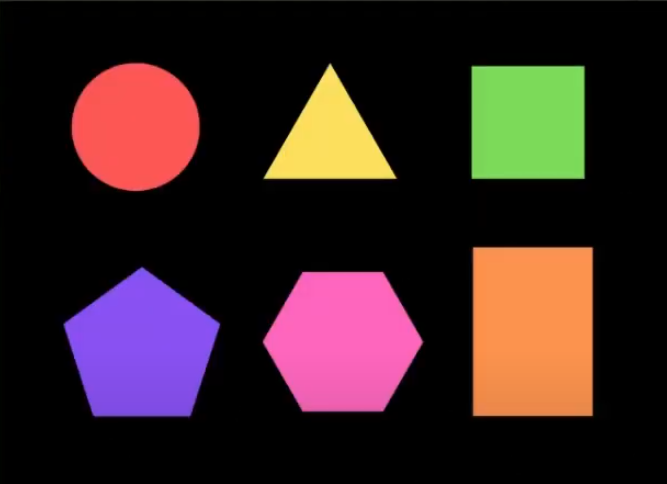
#> input picture OpenCV/Segmentación de Imágenes/Figuras.png, 667 x 484 px
$ python transformada_Hough.py
#> lines starting #> are read from the running program, lines starting #| are printed output that depends on the picture; after the words box and inside, x2 and y2 are one past the last pixel; in counts of white or black regions, pixels touching at a corner belong together
import cv2 as cv
import matplotlib.pyplot as plt
import numpy as np

def rectas(im):

    _, im = cv.threshold(im, 100, 255, cv.THRESH_BINARY)
    bordes = cv.Canny(im, 0, 255)

    dist_resolucion = 1
    angulo_resolucion = np.pi/180
    umbral = 50

    lineas = cv.HoughLines(bordes,dist_resolucion, angulo_resolucion, umbral)

    k = 3000

    im_lineas = np.zeros(im.shape)
    im_lineas = cv.merge((im_lineas,im_lineas,im_lineas))

    for linea in lineas:
        rho, theta = linea[0]

        dhat = np.array([[np.cos(theta)],[np.sin(theta)]])
        d = rho*dhat

        lhat = np.array([[-np.sin(theta)],[np.cos(theta)]])
        p1 = d + k*lhat
        p1 = p1.astype(int)
        p2 = d - k*lhat
        p2 = p2.astype(int)

        cv.line(im_lineas, (p1[0][0],p1[1][0]), (p2[0][0],p2[1][0]), (255,255,0), 10)

    plt.figure()

    plt.subplot(1,3,1)
    plt.imshow(im, cmap='gray')
    plt.title("Foto")

    plt.subplot(1,3,2)
    plt.imshow(bordes, cmap='gray')
    plt.title("Canny")

    plt.subplot(1,3,3)
    plt.imshow(im_lineas)
    plt.title("Lineas")


    plt.show()


def circulos(im):

    circulos = cv.HoughCircles(im,cv.HOUGH_GRADIENT, dp=1, minDist=600, param1=200, param2=15, minRadius=50, maxRadius=150)

    im_circulos = np.zeros(im.shape)
    im_circulos = cv.merge((im_circulos,im_circulos,im_circulos))

    for circulo in circulos[0,:]:

        centro = (int(circulo[0]), int(circulo[1]))
        radio = int(circulo[2])
        cv.circle(im_circulos, centro, radio, (255,255,0), 10)

    plt.figure()

    plt.subplot(1,2,1)
    plt.imshow(im, cmap='gray')
    plt.title("Foto")

    plt.subplot(1,2,2)
    plt.imshow(im_circulos)
    plt.title("Circulos")


    plt.show()


if __name__ == '__main__':
    im = cv.imread("Figuras.png")
#> im is the input picture: shape (484, 667, 3); mean B, G, R 35.9, 35.9, 56.6
    im = cv.cvtColor(im,cv.COLOR_BGR2GRAY)
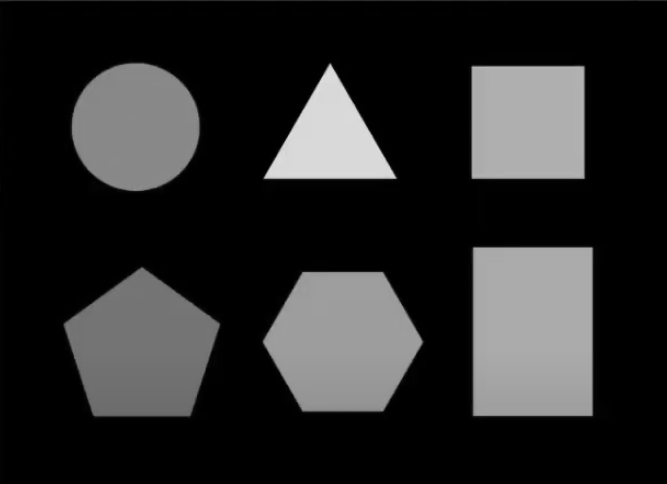
#> im: shape (484, 667); min 0, max 225, mean 42.1

    rectas(im)
#> in rectas, `_, im = cv.threshold(im, 100, 255, cv.THRESH_BINARY)`:
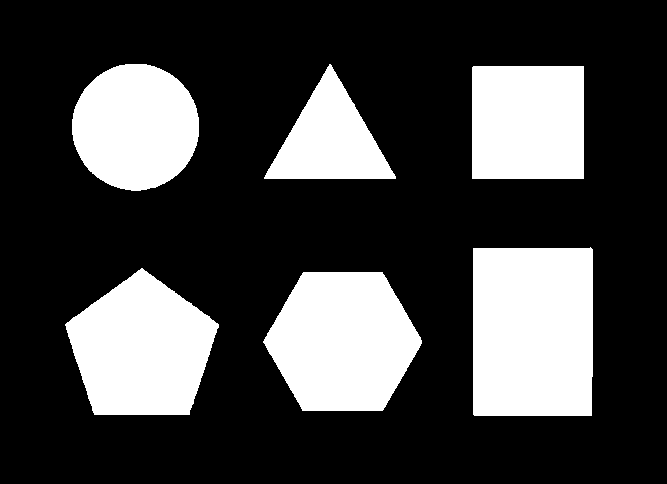
#> im: shape (484, 667); 26.5% white; 6 white regions, box (x1, y1, x2, y2) and area: (473, 247, 593, 416) 20120, (263, 272, 422, 411) 16669, (65, 268, 219, 415) 15698, (72, 64, 199, 191) 12664, (472, 66, 584, 179) 12655, (264, 64, 396, 179) 7781
#> in rectas, `bordes = cv.Canny(im, 0, 255)`:
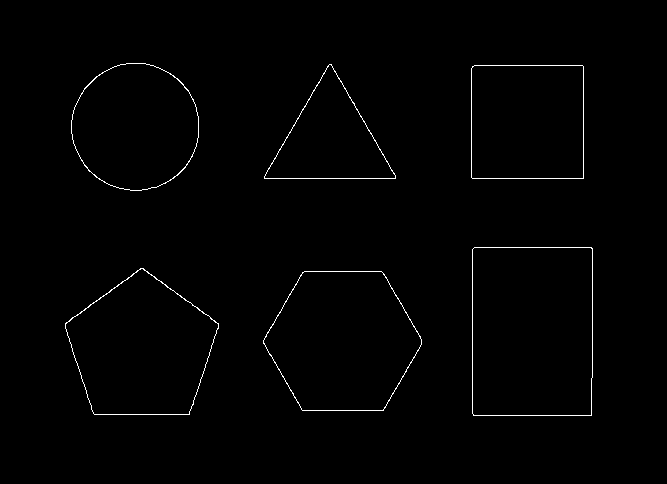
#> bordes: shape (484, 667); 0.87% white in thin lines or dots, all inside (x1, y1, x2, y2) = (65, 63, 593, 416)
#> in rectas, `lineas = cv.HoughLines(bordes,dist_resolucion, angulo_resolucion, umbr..`: lineas = 58 rows, first 8: [178, 1.57], [472, 0], [592, 0], [415, 1.57], [65, 1.57], [247, 1.57], [583, 0], [416, 1.55]
#> the loop in rectas, `for linea in lineas:` made 58 passes
#> (rho, theta, dhat, d, lhat, p1, p2) on passes 1, 4, 5, 6, 8, 9, 10: (178, 1.57, [-4.37e-08, 1], [-7.78e-06, 178], [-1, -4.37e-08], [-3000, 177], [3000, 178]), (415, 1.57, [-4.37e-08, 1], [-1.81e-05, 415], [-1, -4.37e-08], [-3000, 414], [3000, 415]), (65, 1.57, [-4.37e-08, 1], [-2.84e-06, 65], [-1, -4.37e-08], [-3000, 64], [3000, 65]), (247, 1.57, [-4.37e-08, 1], [-1.08e-05, 247], [-1, -4.37e-08], [-3000, 246], [3000, 247]), (416, 1.55, [0.0175, 1], [7.26, 415.9], [-1, 0.0175], [-2992, 468], [3006, 363]), (-254, 2.62, [-0.866, 0.5], [220, -127], [-0.5, -0.866], [-1280, -2725], [1719, 2471]), (598, 0.0175, [1, 0.0175], [597.9, 10.44], [-0.0175, 1], [545, 3009], [650, -2989])
#> (rho, theta, dhat, p1, p2) on passes 2, 3, 7: (472, 0, [1, 0], [472, 3000], [472, -3000]), (592, 0, [1, 0], [592, 3000], [592, -3000]), (583, 0, [1, 0], [583, 3000], [583, -3000])
#> after the loop in rectas, `for linea in lineas:`:
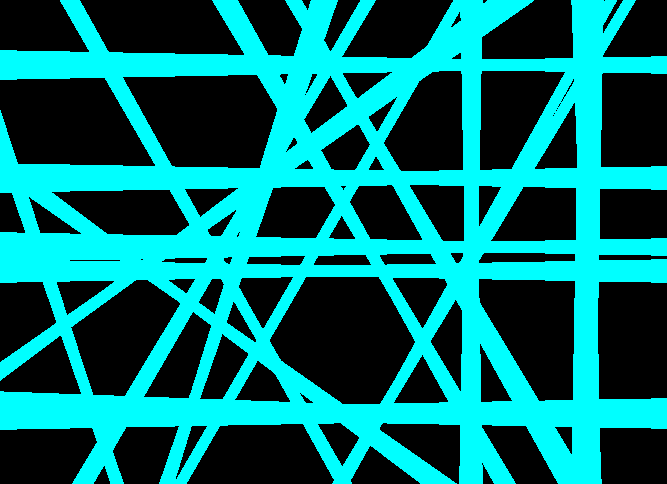
#> im_lineas: shape (484, 667, 3) float64; mean of channels 0, 1, 2 113.4, 113.4, 0; drawn as B, G, R
#> in rectas, `plt.show()`:
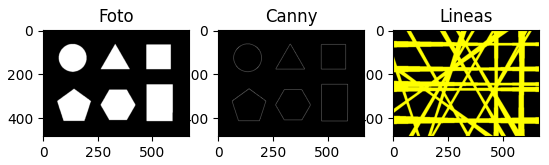
#> figure drawn by matplotlib, 3 panels

    circulos(im)
#> in circulos, `circulos = cv.HoughCircles(im,cv.HOUGH_GRADIENT, dp=1, minDist=600, pa..`: circulos = [[134.5, 127.5, 63.2]]
#> in circulos, `im_circulos = cv.merge((im_circulos,im_circulos,im_circulos))`: im_circulos: shape (484, 667, 3) float64; every value is 0
#> the loop in circulos, `for circulo in circulos[0,:]: ` made 1 pass
#> (circulo, centro, radio) on pass 1: ([134.5, 127.5, 63.2], (134, 127), 63)
#> after the loop in circulos, `for circulo in circulos[0,:]:`:
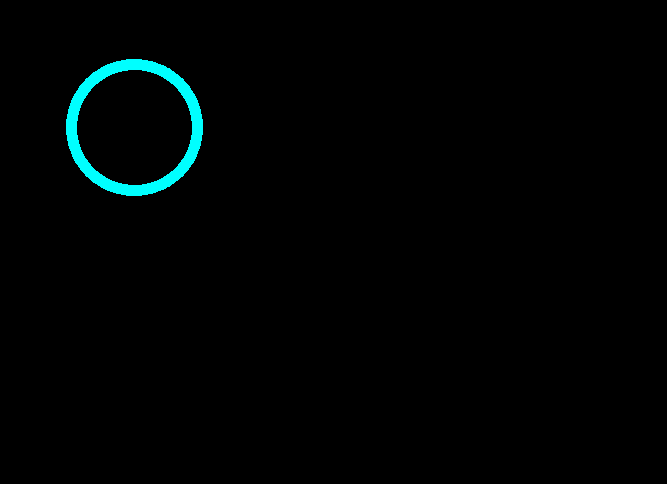
#> im_circulos: shape (484, 667, 3) float64; mean of channels 0, 1, 2 3.5, 3.5, 0; drawn as B, G, R
#> in circulos, `plt.show()`:
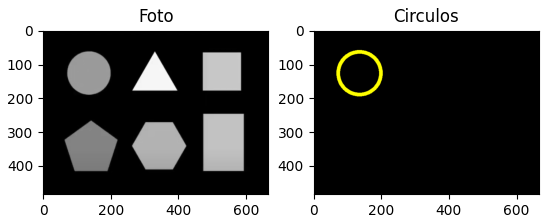
#> figure drawn by matplotlib, 2 panels

$ run again, with OpenCV/Segmentación de Imágenes/Gato.png copied over OpenCV/Segmentación de Imágenes/Figuras.png
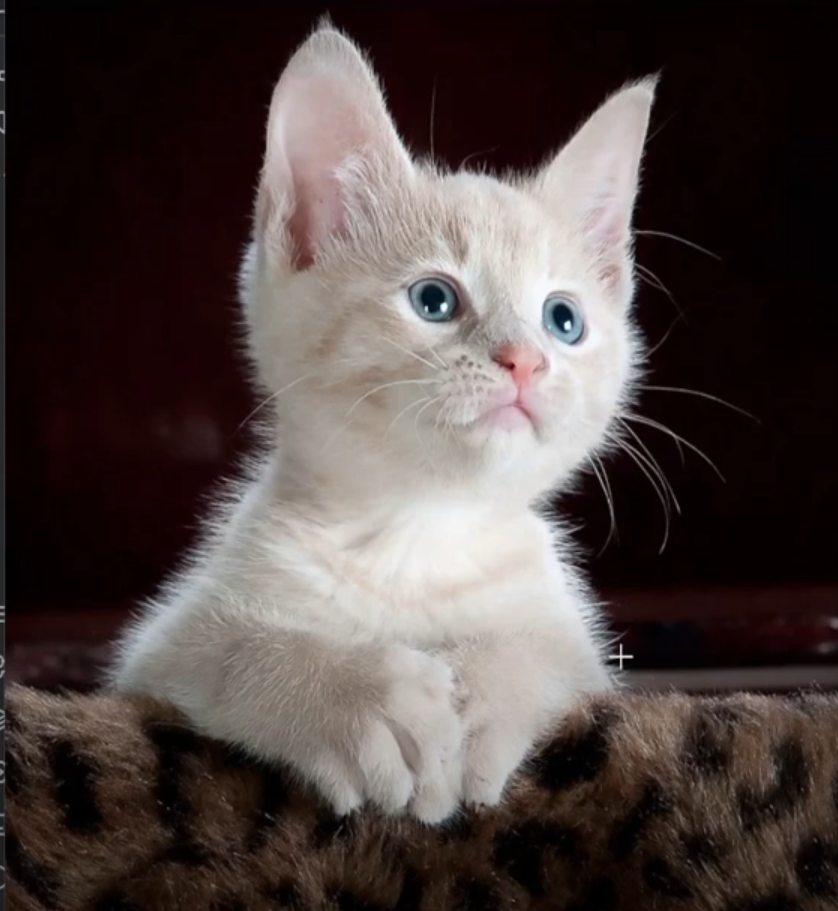
#> input picture OpenCV/Segmentación de Imágenes/Gato.png, 838 x 911 px
#> im is the input picture: shape (911, 838, 3); mean B, G, R 66, 68.1, 78.8
#> in rectas, `_, im = cv.threshold(im, 100, 255, cv.THRESH_BINARY)`:
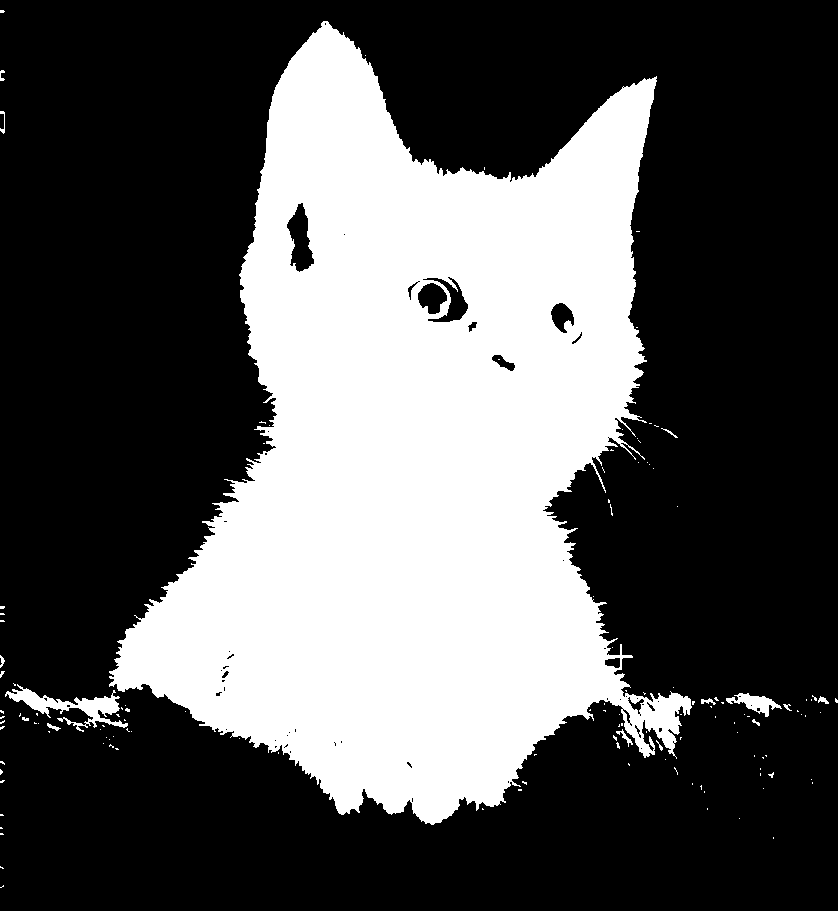
#> im: shape (911, 838); 34.1% white; 133 white regions (118 under 20 px), largest, box (x1, y1, x2, y2) and area: (109, 21, 692, 825) 257368, (5, 684, 128, 732) 1737, (726, 693, 782, 717) 550
#> bordes: shape (911, 838); 0.96% white in thin lines or dots
#> lineas = 131 rows, first 8: [659, 0.175], [501, 0.785], [516, 0.733], [-311, 2.74], [-318, 2.76], [511, 0.75], [506, 0.768], [644, 0.0349]
#> the loop in rectas, `for linea in lineas:` made 131 passes
#> (rho, theta, dhat, d, lhat, p1, p2) on passes 1 to 4: (659, 0.175, [0.985, 0.174], [649, 114.4], [-0.174, 0.985], [128, 3068], [1169, -2839]), (501, 0.785, [0.707, 0.707], [354.3, 354.3], [-0.707, 0.707], [-1767, 2475], [2475, -1767]), (516, 0.733, [0.743, 0.669], [383.5, 345.3], [-0.669, 0.743], [-1623, 2574], [2390, -1884]), (-311, 2.74, [-0.921, 0.391], [286.3, -121.5], [-0.391, -0.921], [-885, -2883], [1458, 2639])
#> circulos = [[406.5, 138.5, 140.6], [624.5, 770.5, 112.9]]
#> the loop in circulos, `for circulo in circulos[0,:]: ` made 2 passes
#> (circulo, centro, radio) on passes 1 to 2: ([406.5, 138.5, 140.6], (406, 138), 140), ([624.5, 770.5, 112.9], (624, 770), 112)
#> in circulos, `plt.show()`:
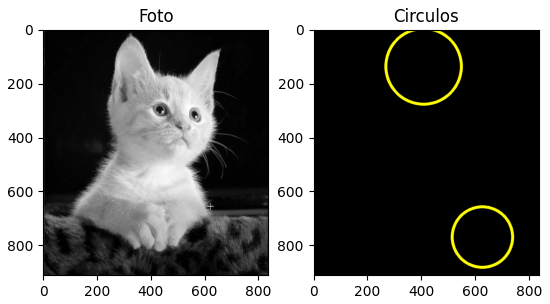
#> figure drawn by matplotlib, 2 panels
